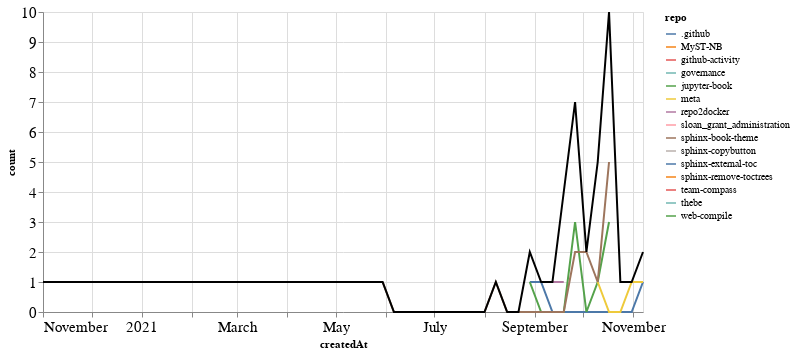

This figure's notebook cell:
### Markdown cell above
### PRs

### Code cell
prs_time = prs.groupby('repo').resample('W', on='createdAt').count()['author'].reset_index()
prs_time = prs_time.rename(columns={'author': 'count'})
prs_time_total = prs_time.groupby('createdAt').agg({"count": "sum"}).reset_index()

ch1 = alt.Chart(prs_time, width=600).mark_line().encode(
    x='createdAt',
    y='count',
    color='repo',
    tooltip="repo"
)

ch2 = alt.Chart(prs_time_total, width=600).mark_line(color="black").encode(
    x='createdAt',
    y='count',
)

ch1 + ch2

### Figure 1 — Vega-Lite specification as saved in the notebook (floating-point values rounded to 4 significant figures)
{"config": {"axisLeft": {"labelFontSize": 15}, "axisBottom": {"labelFontSize": 15}}, "layer": [{"data": {"name": "data-a866c0bb92071441912f40c6e2371ee5"}, "mark": "line", "encoding": {"color": {"type": "nominal", "field": "repo"}, "tooltip": {"type": "nominal", "field": "repo"}, "x": {"type": "temporal", "field": "createdAt"}, "y": {"type": "quantitative", "field": "count"}}, "width": 600}, {"data": {"name": "data-510c657bd80c09e8da7c661839ed8527"}, "mark": {"type": "line", "color": "black"}, "encoding": {"x": {"type": "temporal", "field": "createdAt"}, "y": {"type": "quantitative", "field": "count"}}, "width": 600}], "$schema": "https://vega.github.io/schema/vega-lite/v4.8.1.json", "datasets": {"data-a866c0bb92071441912f40c6e2371ee5": [{"repo": ".github", "createdAt": "2021-08-29T00:00:00", "count": 1}, {"repo": ".github", "createdAt": "2021-09-05T00:00:00", "count": 1}, {"repo": ".github", "createdAt": "2021-09-12T00:00:00", "count": 0}, {"repo": ".github", "createdAt": "2021-09-19T00:00:00", "count": 0}, {"repo": ".github", "createdAt": "2021-09-26T00:00:00", "count": 0}, {"repo": ".github", "createdAt": "2021-10-03T00:00:00", "count": 0}, {"repo": ".github", "createdAt": "2021-10-10T00:00:00", "count": 0}, {"repo": ".github", "createdAt": "2021-10-17T00:00:00", "count": 0}, {"repo": ".github", "createdAt": "2021-10-24T00:00:00", "count": 0}, {"repo": ".github", "createdAt": "2021-10-31T00:00:00", "count": 0}, {"repo": ".github", "createdAt": "2021-11-07T00:00:00", "count": 1}, {"repo": "MyST-NB", "createdAt": "2021-10-10T00:00:00", "count": 1}, {"repo": "github-activity", "createdAt": "2021-04-04T00:00:00", "count": 1}, {"repo": "governance", "createdAt": "2021-09-19T00:00:00", "count": 2}, {"repo": "jupyter-book", "createdAt": "2021-08-29T00:00:00", "count": 1}, {"repo": "jupyter-book", "createdAt": "2021-09-05T00:00:00", "count": 0}, {"repo": "jupyter-book", "createdAt": "2021-09-12T00:00:00", "count": 0}, {"repo": "jupyter-book", "createdAt": "2021-09-19T00:00:00", "count": 0}, {"repo": "jupyter-book", "createdAt": "2021-09-26T00:00:00", "count": 3}, {"repo": "jupyter-book", "createdAt": "2021-10-03T00:00:00", "count": 0}, {"repo": "jupyter-book", "createdAt": "2021-10-10T00:00:00", "count": 1}, {"repo": "jupyter-book", "createdAt": "2021-10-17T00:00:00", "count": 3}, {"repo": "meta", "createdAt": "2021-10-10T00:00:00", "count": 1}, {"repo": "meta", "createdAt": "2021-10-17T00:00:00", "count": 0}, {"repo": "meta", "createdAt": "2021-10-24T00:00:00", "count": 0}, {"repo": "meta", "createdAt": "2021-10-31T00:00:00", "count": 1}, {"repo": "meta", "createdAt": "2021-11-07T00:00:00", "count": 1}, {"repo": "repo2docker", "createdAt": "2021-09-12T00:00:00", "count": 1}, {"repo": "repo2docker", "createdAt": "2021-09-19T00:00:00", "count": 1}, {"repo": "sloan_grant_administration", "createdAt": "2021-10-10T00:00:00", "count": 1}, {"repo": "sphinx-book-theme", "createdAt": "2021-05-30T00:00:00", "count": 1}, {"repo": "sphinx-book-theme", "createdAt": "2021-06-06T00:00:00", "count": 0}, {"repo": "sphinx-book-theme", "createdAt": "2021-06-13T00:00:00", "count": 0}, {"repo": "sphinx-book-theme", "createdAt": "2021-06-20T00:00:00", "count": 0}, {"repo": "sphinx-book-theme", "createdAt": "2021-06-27T00:00:00", "count": 0}, {"repo": "sphinx-book-theme", "createdAt": "2021-07-04T00:00:00", "count": 0}, {"repo": "sphinx-book-theme", "createdAt": "2021-07-11T00:00:00", "count": 0}, {"repo": "sphinx-book-theme", "createdAt": "2021-07-18T00:00:00", "count": 0}, {"repo": "sphinx-book-theme", "createdAt": "2021-07-25T00:00:00", "count": 0}, {"repo": "sphinx-book-theme", "createdAt": "2021-08-01T00:00:00", "count": 0}, {"repo": "sphinx-book-theme", "createdAt": "2021-08-08T00:00:00", "count": 1}, {"repo": "sphinx-book-theme", "createdAt": "2021-08-15T00:00:00", "count": 0}, {"repo": "sphinx-book-theme", "createdAt": "2021-08-22T00:00:00", "count": 0}, {"repo": "sphinx-book-theme", "createdAt": "2021-08-29T00:00:00", "count": 0}, {"repo": "sphinx-book-theme", "createdAt": "2021-09-05T00:00:00", "count": 0}, {"repo": "sphinx-book-theme", "createdAt": "2021-09-12T00:00:00", "count": 0}, {"repo": "sphinx-book-theme", "createdAt": "2021-09-19T00:00:00", "count": 0}, {"repo": "sphinx-book-theme", "createdAt": "2021-09-26T00:00:00", "count": 2}, {"repo": "sphinx-book-theme", "createdAt": "2021-10-03T00:00:00", "count": 2}, {"repo": "sphinx-book-theme", "createdAt": "2021-10-10T00:00:00", "count": 1}, {"repo": "sphinx-book-theme", "createdAt": "2021-10-17T00:00:00", "count": 5}, {"repo": "sphinx-copybutton", "createdAt": "2021-10-17T00:00:00", "count": 2}, {"repo": "sphinx-external-toc", "createdAt": "2021-09-19T00:00:00", "count": 1}, {"repo": "sphinx-remove-toctrees", "createdAt": "2021-10-24T00:00:00", "count": 1}, {"repo": "team-compass", "createdAt": "2021-09-26T00:00:00", "count": 1}, {"repo": "thebe", "createdAt": "2020-11-01T00:00:00", "count": 1}, {"repo": "web-compile", "createdAt": "2021-09-26T00:00:00", "count": 1}], "data-510c657bd80c09e8da7c661839ed8527": [{"createdAt": "2020-11-01T00:00:00", "count": 1}, {"createdAt": "2021-04-04T00:00:00", "count": 1}, {"createdAt": "2021-05-30T00:00:00", "count": 1}, {"createdAt": "2021-06-06T00:00:00", "count": 0}, {"createdAt": "2021-06-13T00:00:00", "count": 0}, {"createdAt": "2021-06-20T00:00:00", "count": 0}, {"createdAt": "2021-06-27T00:00:00", "count": 0}, {"createdAt": "2021-07-04T00:00:00", "count": 0}, {"createdAt": "2021-07-11T00:00:00", "count": 0}, {"createdAt": "2021-07-18T00:00:00", "count": 0}, {"createdAt": "2021-07-25T00:00:00", "count": 0}, {"createdAt": "2021-08-01T00:00:00", "count": 0}, {"createdAt": "2021-08-08T00:00:00", "count": 1}, {"createdAt": "2021-08-15T00:00:00", "count": 0}, {"createdAt": "2021-08-22T00:00:00", "count": 0}, {"createdAt": "2021-08-29T00:00:00", "count": 2}, {"createdAt": "2021-09-05T00:00:00", "count": 1}, {"createdAt": "2021-09-12T00:00:00", "count": 1}, {"createdAt": "2021-09-19T00:00:00", "count": 4}, {"createdAt": "2021-09-26T00:00:00", "count": 7}, {"createdAt": "2021-10-03T00:00:00", "count": 2}, {"createdAt": "2021-10-10T00:00:00", "count": 5}, {"createdAt": "2021-10-17T00:00:00", "count": 10}, {"createdAt": "2021-10-24T00:00:00", "count": 1}, {"createdAt": "2021-10-31T00:00:00", "count": 1}, {"createdAt": "2021-11-07T00:00:00", "count": 2}]}}
